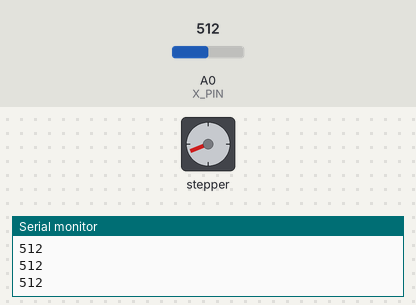
Bench run of a sketch on a simulated Arduino Uno, built with avr-gcc and run on an emulated ATmega328P. Parts: stepper motor, the last lines printed to the serial monitor. Inputs (shaded band) come from the test bench; at power-on: A0 (X_PIN) = 512. Stepper angles assume 200 steps per turn.

Above: at 1.2 s.
1.3 s: A0 (X_PIN) set to 716
At 1.67 s:
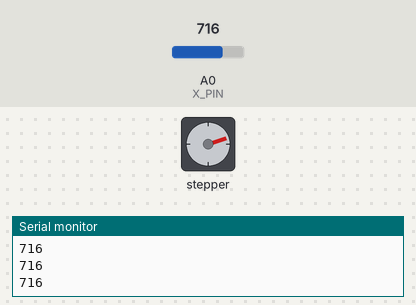
4.3 s: A0 (X_PIN) set to 511
At 4.69 s:
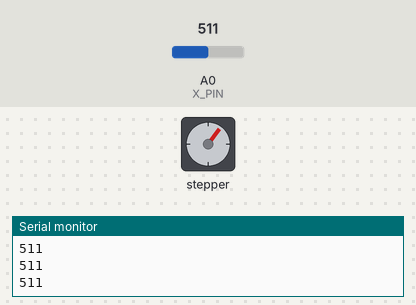
7.3 s: A0 (X_PIN) set to 306
At 7.73 s:
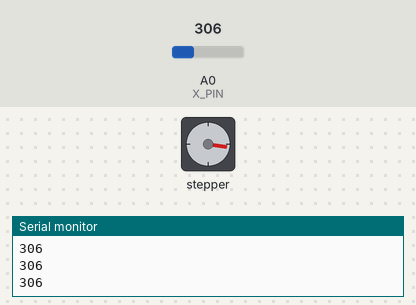
10.3 s: A0 (X_PIN) set to 122
Timing chart, 0 to 17.3 s (numbered marks = the images above; inputs shaded):
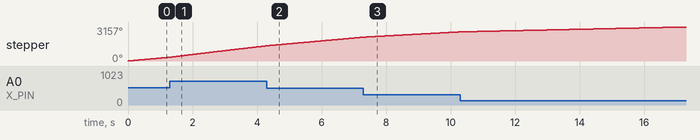

The sketch:

STEPPER_WITH_POTENTIO.ino
```cpp
// INCLUDES
#include <Stepper.h>

// CONSTANTS
const int X_PIN = A0;
const int Y_PIN = A1;
const int STEPS_PER_REVOLUTION = 200;

// VARIABLES
Stepper myStepper(STEPS_PER_REVOLUTION, 5, 4, 3, 2);
int sensorVal;

void setup() {Serial.begin(9600);}

void loop() {
  int sensorVal = analogRead(X_PIN);

  myStepper.setSpeed(map(sensorVal, 0, 1023, 0, 100));
  myStepper.step(1);

  Serial.println(sensorVal);
}
```
